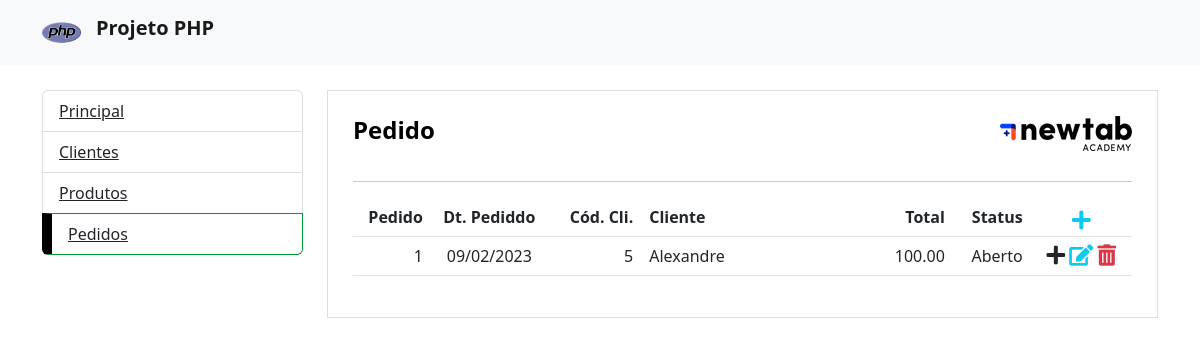
/pedido.php, run on an earlier commit of the app's database.
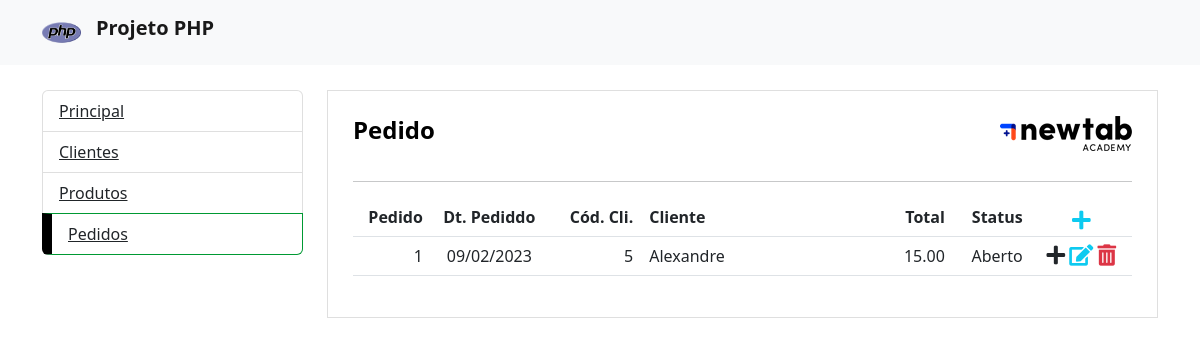
And on a later commit of the database.
### tables this page shows
CREATE TABLE `pedido` (
  `NumeroPedido` int(11) NOT NULL AUTO_INCREMENT,
  `Id_Cliente` int(11) NOT NULL,
  `Dt_Pedido` date NOT NULL,
  `Total` decimal(19,2) NOT NULL,
  `Dt_Cadastro` timestamp NOT NULL DEFAULT CURRENT_TIMESTAMP,
  `Status` varchar(10) NOT NULL DEFAULT 'Aberto',
  PRIMARY KEY (`NumeroPedido`)
);

CREATE TABLE `cliente` (
  `Id_Cliente` int(11) NOT NULL AUTO_INCREMENT,
  `NomeCliente` varchar(100) DEFAULT NULL,
  `CPF` varchar(11) DEFAULT NULL,
  `email` varchar(100) DEFAULT NULL,
  `Dt_Cadastro` timestamp NOT NULL DEFAULT CURRENT_TIMESTAMP,
  PRIMARY KEY (`Id_Cliente`)
);

### cfg/controller.php (called while the page is built, shortened)
<?php
require "cfg/serviceped.php";
require "cfg/conexao.php";
$acao = isset($_GET['acao']) ? $_GET['acao'] : $acao;
if (($acao == 'inserir_cliente') || ($acao == 'recuperar_cliente') || ($acao == 'atualizar_cliente') || ($acao == 'remover_cliente')) {
    $op= '1';
} else if (($acao == 'inserir_produto') || ($acao == 'recuperar_produto') || ($acao == 'atualizar_produto') || ($acao == 'remover_produto')) {
    $op= '2';
} else {
	$op= '3';
}
if ($op == '1') {
	if ($acao == 'inserir_cliente') {
		$tarefa = new Tarefa_Cliente();
		$tarefa->__set('nome', $_POST['nome'])
			->__set('cpf', $_POST['cpf'])
			->__set('email', $_POST['email']);
		$conexao = new Conexao();
		$tarefaService = new ClienteService($conexao, $tarefa);
		$tarefaService->inserir_cliente();
		header('Location: cliente.php');
	} else if ($acao == 'recuperar_cliente') {
		$tarefa = new Tarefa_Cliente();
		$conexao = new Conexao();
		$tarefaService = new ClienteService($conexao, $tarefa);
		$tarefascli = $tarefaService->recuperar_cliente();
	} else if ($acao == 'atualizar_cliente') {
		$tarefa = new Tarefa_Cliente();
		$tarefa->__set('id', $_POST['editid'])
			->__set('nome', $_POST['editnome'])
			->__set('cpf', $_POST['editcpf'])
			->__set('email', $_POST['editemail']);
		$conexao = new Conexao();
		$tarefaService = new ClienteService($conexao, $tarefa);
		$tarefaService->atualizar_cliente();
		header('Location: cliente.php');
	} else if ($acao == 'remover_cliente') {
		$tarefa = new Tarefa_Cliente();
		$tarefa->__set('id', $_GET['id_cliente']);
		$conexao = new Conexao();
		$tarefaService = new ClienteService($conexao, $tarefa);
		$tarefaService->remover_cliente();
		header('location: cliente.php');
	} else if ($acao == 'recuperarClienteid') {
		$tarefa = new Tarefa_Cliente();
		$tarefa->__set('id', $_GET['id_cliente']);
		$conexao = new Conexao();
		$tarefaService = new ClienteService($conexao, $tarefa);
		$tarefascli = $tarefaService->recuperarClienteid();
	}
} else if ($op == '3') {
	if ($acao == 'recuperar_pedido') {
		$tarefaped = new Tarefa_Pedido();
		$conexao = new Conexao();
		$tarefapService = new PedidoService($conexao, $tarefaped);
		$tarefasped = $tarefapService->recuperar_pedido();
	}
}
?>

### cfg/conexao.php (called while the page is built)
<?php
class Conexao {
	private $host = 'localhost';
	private $dbname = 'proj_php';
	private $user = 'york';
	private $pass = 'osan2030';
	public function conectar() {
		try {
			$conexao = new PDO(
				"mysql:host=$this->host;dbname=$this->dbname",
				"$this->user",
				"$this->pass"
			);
			return $conexao;
		} catch (PDOException $e) {
			echo '<p>'.$e->getMessage().'</p>';
		}
	}
}
?>

### cfg/serviceped.php (called while the page is built, shortened)
<?php
class PedidoService
{
	private $conexao;
	public function __construct(Conexao $conexao, Tarefa_Pedido $tarefaped)
	{
		$this->conexao = $conexao->conectar();
	}
	public function recuperar_pedido()
	{
		$query = '
			select
				ped.NumeroPedido, ped.Id_Cliente, c.NomeCliente, ped.Total, ped.Status, DATE_FORMAT(ped.Dt_Pedido,"%d/%m/%Y")  as Dt_Pedido, DATE_FORMAT(ped.Dt_Cadastro,"%d/%m/%Y  %Hh%im")  as Dt_Cadastro
			from
				pedido as ped
			left outer join  cliente as c on c.id_Cliente = ped.Id_Cliente
		';
		$stmt = $this->conexao->prepare($query);
		$stmt->execute();
		return $stmt->fetchAll(PDO::FETCH_OBJ);
	}
}
?>

### controller.php (called while the page is built)
<?php
	require_once 'cfg/controller.php';
?>

### pedido.php (the view, shortened to what the changed rows need)
<?php
require 'controller.php';
?>
<html>
<head>
	<link rel="stylesheet" href="css/estilo.css">
	<link rel="stylesheet" href="https://use.fontawesome.com/releases/v5.3.1/css/all.css"
>
	<link href="https://cdn.jsdelivr.net/npm/bootstrap@5.2.3/dist/css/bootstrap.min.css" rel="stylesheet">
	<link href="https://getbootstrap.com/docs/5.2/assets/css/docs.css" rel="stylesheet">
</head>
<body>
	<div class="container app">
		<div class="row">
			<div class="col-sm-9">
				<div class="container pagina">
					<div class="row">
						<div class="col">
							<br>
							<div class="container text-center">
								<div class="row">
									<table class="table table-hover" style="width:100%">
										<thead>
											<tr>
												<th scope="col" style="width: 10%;text-align: end;">
													<strong>Pedido</strong>
												</th>
												<th scope="col" style="width: 15%;text-align: center;"><strong>Dt.
														Pediddo</strong></th>
												<th scope="col" style="width: 12%;text-align: end;"><strong>Cód.
														Cli.</strong></th>
												<th scope="col" width="28%"><strong>Cliente</strong></th>
												<th scope="col" style="width: 12%;text-align: end;">
													<strong>Total</strong>
												</th>
												<th scope="col" style="width: 10%;text-align: end;">
													<strong>Status</strong>
												</th>
												<th scope="col" style="width: 13%;text-align: center;"><span
														class="fas fa-solid fa-plus fa-lg text-info"
														data-bs-toggle="modal" data-bs-target="#Modalcadastro"
														align="center"></span></th>
											</tr>
										</thead>
										<tbody>
											<?php foreach ($tarefasped as $indice => $tarefaped) { ?>
												<tr id="<?= $tarefaped->NumeroPedido ?>">
													<td style="width: 10%;text-align: end;">
														<?= $tarefaped->NumeroPedido ?>
													</td>
													<td style="width: 15%;text-align: center;">
														<?= $tarefaped->Dt_Pedido ?>
													</td>
													<td style="width: 12%;text-align: end;">
														<?= $tarefaped->Id_Cliente ?>
													</td>
													<td>
														<?= $tarefaped->NomeCliente ?>
													</td>
													<td style="width: 12%;text-align: end;">
														<?= $tarefaped->Total ?>
													</td>
													<td style="width: 10%;text-align: end;">
														<?= $tarefaped->Status ?>
													</td>
													<td style="width: 13%;text-align: center;">
														<i class="fas fa-solid fa-plus fa-lg text"
															onclick="cadItem(<?= $tarefaped->NumeroPedido ?>)"></i>
														<i class="fas fa-edit fa-lg text-info"
															onclick="editar(<?= $tarefaped->NumeroPedido ?>)"></i>
														<i class="fas fa-trash-alt fa-lg text-danger"
															onclick="remover(<?= $tarefaped->NumeroPedido ?>)"></i>
													</td>
												</tr>
											<?php } ?>
										</tbody>
									</table>
								</div>
							</div>
						</div>
					</div>
				</div>
			</div>
		</div>
	</div>
</body>
</html>

What changed in the data, as far as the page shows it:
changed pedido "Aberto": Total "100.00" → "15.00"
